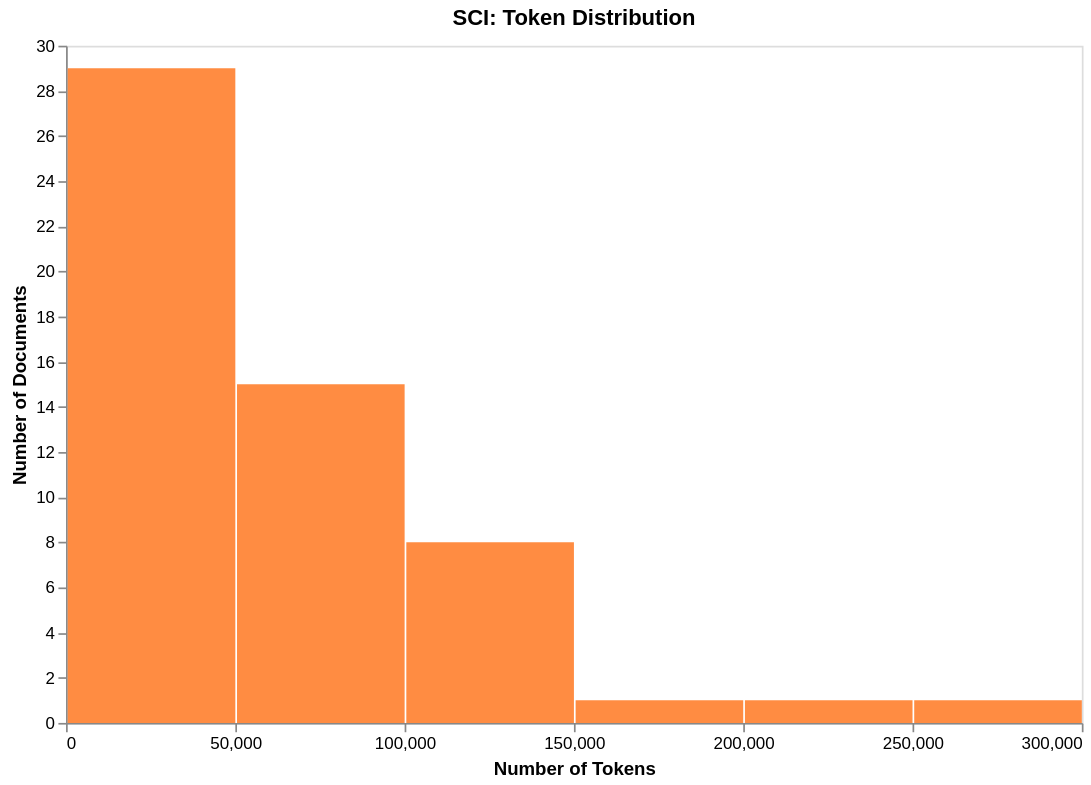

Source (notebook cell):
### Code cell
# Create histogram
sci_chart = alt.Chart(sci_tokens).mark_bar(color='#FF8C42').encode(
    alt.X('token_count:Q', bin=True, title='Number of Tokens'),
    alt.Y('count()', title='Number of Documents')
).configure_axis(
      grid=False  # Remove gridlines
).properties(
    width=600,
    height=400,
    title='SCI: Token Distribution'
)

sci_chart

### Figure 1 — Vega-Lite specification as saved in the notebook (floating-point values rounded to 4 significant figures)
{"config": {"view": {"continuousWidth": 300, "continuousHeight": 300}, "axis": {"grid": false}}, "data": {"name": "data-584041a8671cef5bee5264a0f07d309b"}, "mark": {"type": "bar", "color": "#FF8C42"}, "encoding": {"x": {"bin": true, "field": "token_count", "title": "Number of Tokens", "type": "quantitative"}, "y": {"aggregate": "count", "title": "Number of Documents", "type": "quantitative"}}, "height": 400, "title": "SCI: Token Distribution", "width": 600, "$schema": "https://vega.github.io/schema/vega-lite/v5.20.1.json", "datasets": {"data-584041a8671cef5bee5264a0f07d309b": [{"token_count": 974}, {"token_count": 2112}, {"token_count": 2256}, {"token_count": 58008}, {"token_count": 58008}, {"token_count": 24080}, {"token_count": 838}, {"token_count": 2018}, {"token_count": 105736}, {"token_count": 153962}, {"token_count": 95615}, {"token_count": 63034}, {"token_count": 1773}, {"token_count": 54810}, {"token_count": 4680}, {"token_count": 21611}, {"token_count": 33372}, {"token_count": 5347}, {"token_count": 2254}, {"token_count": 26726}, {"token_count": 115391}, {"token_count": 43760}, {"token_count": 79872}, {"token_count": 27033}, {"token_count": 99471}, {"token_count": 89621}, {"token_count": 255955}, {"token_count": 24433}, {"token_count": 63030}, {"token_count": 94727}, {"token_count": 110123}, {"token_count": 19481}, {"token_count": 51377}, {"token_count": 124330}, {"token_count": 5147}, {"token_count": 104481}, {"token_count": 143527}, {"token_count": 52766}, {"token_count": 202738}, {"token_count": 2654}, {"token_count": 82296}, {"token_count": 16180}, {"token_count": 40265}, {"token_count": 39271}, {"token_count": 76219}, {"token_count": 114545}, {"token_count": 1631}, {"token_count": 34837}, {"token_count": 413}, {"token_count": 120873}, {"token_count": 3014}, {"token_count": 51417}, {"token_count": 2137}, {"token_count": 34396}, {"token_count": 1178}]}}
